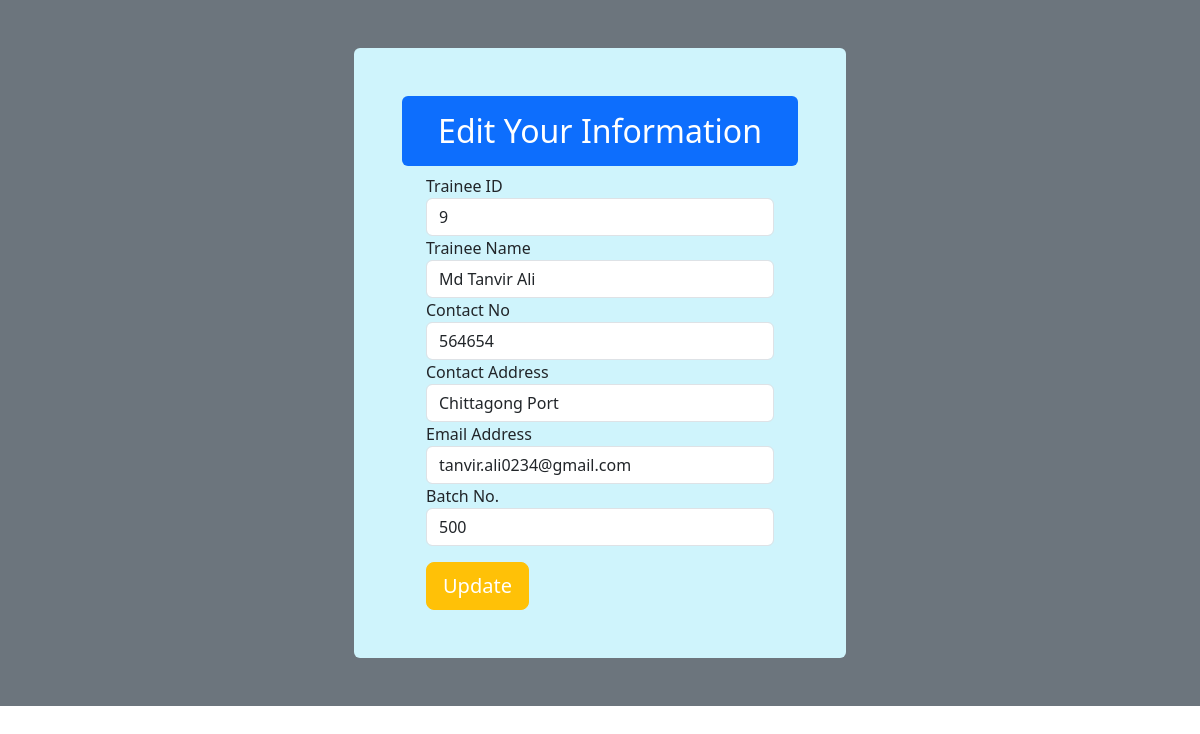
The app's page /edit/9 with its own data.
### SimpleApp01/models.py (models this page shows)
class Trainee(models.Model):
    TraineeId = models.AutoField(primary_key=True)
    Name = models.CharField(max_length=30)
    ContactNo = models.CharField(max_length=15)
    ContactAddress = models.CharField(max_length=100)
    EmailAddress = models.EmailField()
    BatchNo = models.CharField(max_length=30 , default="N\A")
    class Meta:
        db_table="Trainee"

### SimpleApp01/views.py (the view)
# urls.py: path('edit/<int:id>',views.editTrainee),
def editTrainee(request,id):
    trainee = Trainee.objects.get(TraineeId = id)
    return render(request,"edit.html",{'trainee':trainee})

### SimpleApp01/templates/edit.html (shortened to what this page needs)
<!DOCTYPE html>
<html lang="en">
<head>
     <link href="https://cdn.jsdelivr.net/npm/bootstrap@5.3.3/dist/css/bootstrap.min.css" rel="stylesheet">
</head>
<body>
  <div class="row bg-secondary">
    <div class="container col-md-6 col-md-offset-3">
      <div class="m-5 p-5 bg-info-subtle rounded">
          <div class="bg-primary rounded">
              <h2 class="text-center p-3 text-white">Edit Your Information</h2>
          </div>
          <div class="container">
                <form method="POST" class="post-form" action ="/update/{{trainee.TraineeId}}" >
                  <div class="container">
                      <div class="form-group">
                        <label for="exampleInputName2"> Trainee ID</label>
                        <input type="text" name="TraineeId" class="form-control" id="id_Traineeid" value="{{trainee.TraineeId}}" readonly>
                      </div>
                      <div class="form-group">
                        <label for="exampleInputName2"> Trainee Name</label>
                        <input type="text" name="Name" class="form-control" id="id_Name" value="{{trainee.Name}}">
                      </div>
                      <div class="form-group">
                        <label for="exampleInputName2">Contact No</label>
                        <input type="text" name="ContactNo" class="form-control" id="id_ContactNo" value="{{trainee.ContactNo}}">
                      </div>
                      <div class="form-group">
                        <label for="exampleInputName2">Contact Address</label>
                        <input type="text" name="ContactAddress" class="form-control" id="id_ContactAddress" value="{{trainee.ContactAddress}}">
                      </div>
                      <div class="form-group">
                        <label for="exampleInputName2">Email Address</label>
                        <input type="email" name="EmailAddress" class="form-control" id="id_EmailAddress" value="{{trainee.EmailAddress}}">
                      </div>
                      <div class="form-group">
                        <label for="exampleInputName2">Batch No.</label>
                        <input type="text" name="BatchNo" class="form-control" id="id_EmailAddress" value="{{trainee.BatchNo}}">
                      </div>
                      <div>
                        <button class="btn btn-warning mt-3 btn-lg text-white"  type="submit">Update</button>
                    </div>
                  </div>
              </form>
          </div>
      </div>
  </div>
  </div>
</body>
</html>

### records on screen
Trainee: TraineeId "9", Name "Md Tanvir Ali", ContactNo "564654", ContactAddress "Chittagong Port", EmailAddress "tanvir.ali0234@gmail.com", BatchNo "500"
